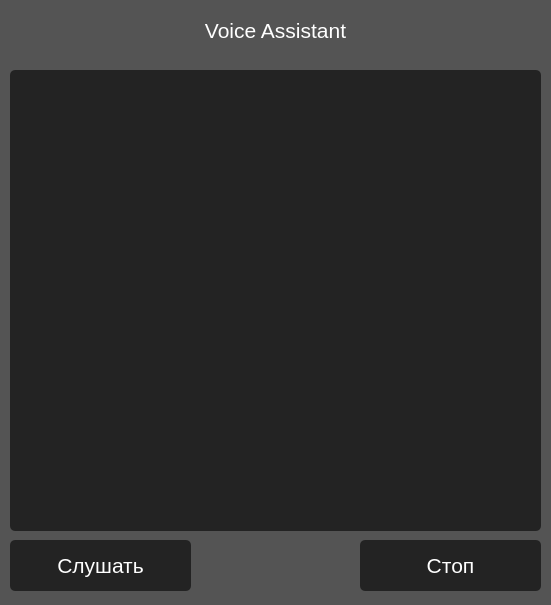
<?xml version="1.0" encoding="UTF-8"?>
<ui version="4.0">
 <class>MainWindow</class>
 <widget class="QMainWindow" name="MainWindow">
  <property name="geometry">
   <rect>
    <x>0</x>
    <y>0</y>
    <width>551</width>
    <height>605</height>
   </rect>
  </property>
  <property name="cursor">
   <cursorShape>ArrowCursor</cursorShape>
  </property>
  <property name="windowTitle">
   <string>MainWindow</string>
  </property>
  <property name="styleSheet">
   <string notr="true">background-color: rgb(84, 84, 84);</string>
  </property>
  <widget class="QWidget" name="centralwidget">
   <widget class="QLabel" name="label">
    <property name="geometry">
     <rect>
      <x>10</x>
      <y>0</y>
      <width>531</width>
      <height>61</height>
     </rect>
    </property>
    <property name="font">
     <font>
      <pointsize>16</pointsize>
     </font>
    </property>
    <property name="styleSheet">
     <string notr="true">color: rgb(255, 255, 255);</string>
    </property>
    <property name="text">
     <string>Voice Assistant</string>
    </property>
    <property name="alignment">
     <set>Qt::AlignCenter</set>
    </property>
   </widget>
   <widget class="QListWidget" name="listWidget">
    <property name="geometry">
     <rect>
      <x>10</x>
      <y>70</y>
      <width>531</width>
      <height>461</height>
     </rect>
    </property>
    <property name="font">
     <font>
      <pointsize>12</pointsize>
     </font>
    </property>
    <property name="styleSheet">
     <string notr="true">color: rgb(255, 255, 255);
background-color: rgb(35, 35, 35);
border-radius: 5px;</string>
    </property>
   </widget>
   <widget class="QPushButton" name="pushButton">
    <property name="geometry">
     <rect>
      <x>10</x>
      <y>540</y>
      <width>181</width>
      <height>51</height>
     </rect>
    </property>
    <property name="font">
     <font>
      <pointsize>16</pointsize>
     </font>
    </property>
    <property name="cursor">
     <cursorShape>PointingHandCursor</cursorShape>
    </property>
    <property name="styleSheet">
     <string notr="true">QPushButton {
	color: rgb(255, 255, 255);
	background-color: rgb(35, 35, 35);
	border-radius: 5px;
}
QPushButton:hover{
	background-color: rgb(0, 0, 0);
}
QPushButton:pressed{
	background-color: rgb(255, 255, 255);
	color: rgb(0, 0, 0);
}</string>
    </property>
    <property name="text">
     <string>Слушать</string>
    </property>
   </widget>
   <widget class="QPushButton" name="pushButton_2">
    <property name="geometry">
     <rect>
      <x>360</x>
      <y>540</y>
      <width>181</width>
      <height>51</height>
     </rect>
    </property>
    <property name="font">
     <font>
      <pointsize>16</pointsize>
     </font>
    </property>
    <property name="cursor">
     <cursorShape>PointingHandCursor</cursorShape>
    </property>
    <property name="styleSheet">
     <string notr="true">QPushButton {
	color: rgb(255, 255, 255);
	background-color: rgb(35, 35, 35);
	border-radius: 5px;
}
QPushButton:hover{
	background-color: rgb(0, 0, 0);
}
QPushButton:pressed{
	background-color: rgb(255, 255, 255);
	color: rgb(0, 0, 0);
}</string>
    </property>
    <property name="text">
     <string>Стоп</string>
    </property>
   </widget>
  </widget>
 </widget>
 <resources/>
 <connections/>
</ui>
